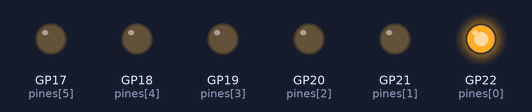
This program was run on a simulated Raspberry Pi Pico running MicroPython. Parts: output pins drawn as LEDs (lit = HIGH).

Above: at 0.02 s.
At 0.37 s:
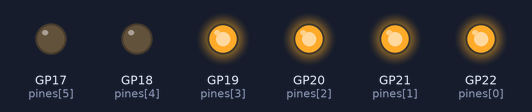
At 0.72 s:
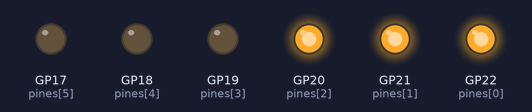
At 1.42 s:
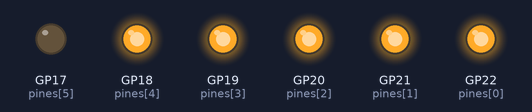
At 2.07 s:
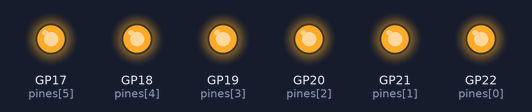
At 2.87 s:
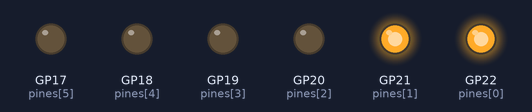
Timing chart, 0 to 3.2 s (numbered marks = the images above):
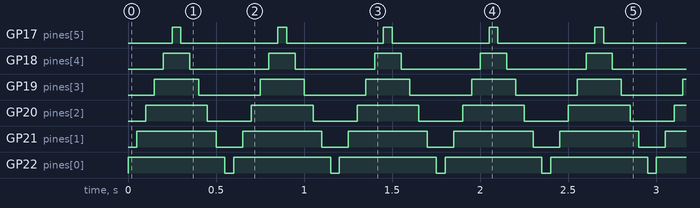

Measured:
- by itself, GP17 (pines[5]): alternates HIGH for 0.05 s and LOW for 0.55 s
- by itself, GP18 (pines[4]): alternates HIGH for 0.15 s and LOW for 0.45 s
- by itself, GP19 (pines[3]): alternates HIGH for 0.25 s and LOW for 0.35 s
- by itself, GP20 (pines[2]): alternates HIGH for 0.35 s and LOW for 0.25 s
- by itself, GP21 (pines[1]): alternates HIGH for 0.45 s and LOW for 0.15 s
- by itself, GP22 (pines[0]): alternates HIGH for 0.55 s and LOW for 0.05 s

The program:

Clase_1.3__Secuencia_de_Bandera_.py
```python
# Importamos las librerias necesarias
from machine import Pin
import time

# Definimos los pines que se usarán para los LEDs
pines = [Pin(i, Pin.OUT) for i in (22, 21, 20, 19, 18, 17)]
intervalo = 0.05  # intervalo de tiempo entre cada cambio de estado del LED

def secuencia_bandera(pines, intervalo):
    # Bucle infinito para repetir la secuencia
    while True:
        # Recorremos la lista de pines y encendemos cada LED
        for pin in pines:
            pin.value(1)
            time.sleep(intervalo)  # Esperamos antes de cambiar al siguiente LED
        # Recorremos la lista de pines en orden inverso y apagamos cada LED
        for pin in reversed(pines):
            pin.value(0)
            time.sleep(intervalo)  # Esperamos antes de cambiar al siguiente LED

# Ejecutamos la función
secuencia_bandera(pines, intervalo)
```
